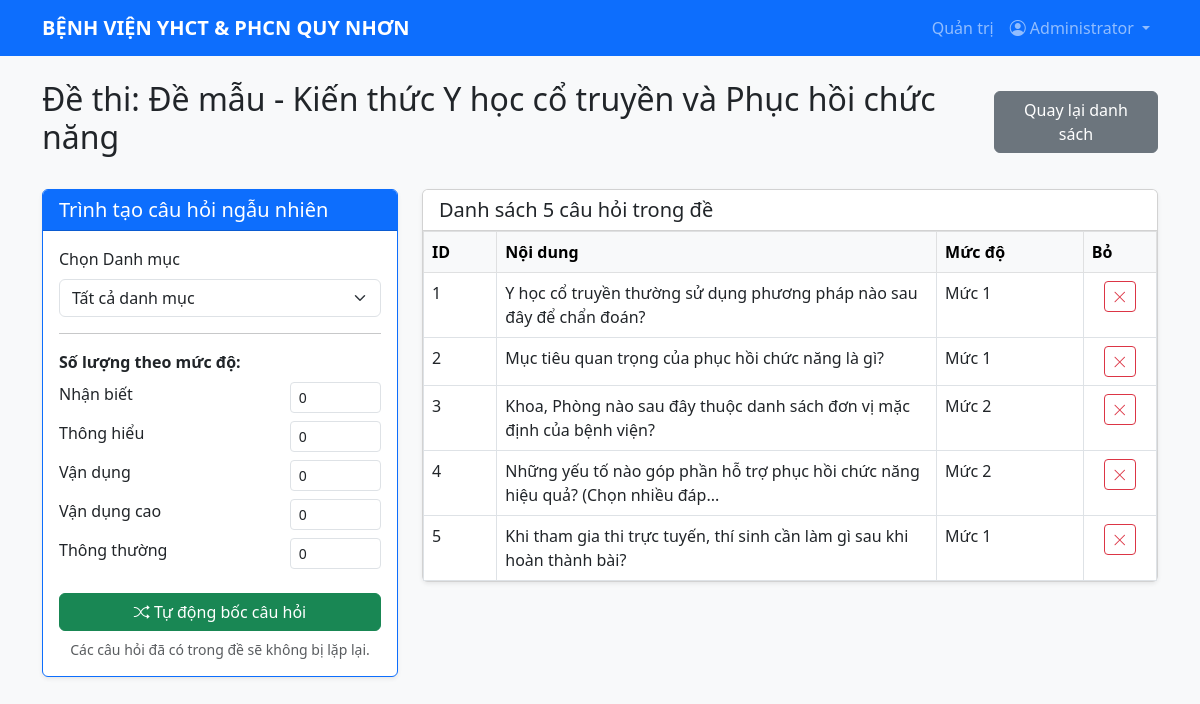
Screenshot of /admin/exam_questions.php?id=1 (signed in) with the database file from the repository.
### tables this page shows
CREATE TABLE site_settings (
    setting_key VARCHAR(100) PRIMARY KEY,
    setting_value VARCHAR(255) NOT NULL,
    updated_at TIMESTAMP NOT NULL DEFAULT CURRENT_TIMESTAMP ON UPDATE CURRENT_TIMESTAMP
);

CREATE TABLE exams (
    id INT UNSIGNED AUTO_INCREMENT PRIMARY KEY,
    title VARCHAR(255) NOT NULL,
    description TEXT NULL,
    start_time DATETIME NULL,
    end_time DATETIME NULL,
    duration_minutes INT UNSIGNED NOT NULL DEFAULT 60,
    shuffle_questions TINYINT(1) NOT NULL DEFAULT 1,
    shuffle_answers TINYINT(1) NOT NULL DEFAULT 1,
    show_results TINYINT(1) NOT NULL DEFAULT 1,
    enable_prediction TINYINT(1) NOT NULL DEFAULT 0,
    attempt_mode TINYINT UNSIGNED NOT NULL DEFAULT 0 COMMENT '0: một lần, 1: nhiều lần, 2: tối đa một lần mỗi ngày',
    created_at TIMESTAMP NOT NULL DEFAULT CURRENT_TIMESTAMP,
    updated_at TIMESTAMP NOT NULL DEFAULT CURRENT_TIMESTAMP ON UPDATE CURRENT_TIMESTAMP,
    KEY idx_exams_schedule (start_time, end_time)
);

CREATE TABLE questions (
    id INT UNSIGNED AUTO_INCREMENT PRIMARY KEY,
    category_id INT UNSIGNED NULL,
    content TEXT NOT NULL,
    type ENUM('single', 'multiple') NOT NULL DEFAULT 'single',
    level ENUM('1', '2', '3', '4', '5') NOT NULL DEFAULT '1' COMMENT '1: Nhận biết, 2: Thông hiểu, 3: Vận dụng, 4: Vận dụng cao, 5: Thông thường',
    created_at TIMESTAMP NOT NULL DEFAULT CURRENT_TIMESTAMP,
    updated_at TIMESTAMP NOT NULL DEFAULT CURRENT_TIMESTAMP ON UPDATE CURRENT_TIMESTAMP,
    KEY idx_questions_category_id (category_id),
    KEY idx_questions_level (level),
    CONSTRAINT fk_questions_category FOREIGN KEY (category_id) REFERENCES categories(id) ON DELETE SET NULL ON UPDATE CASCADE
);

### includes/functions.php (called while the page is built, shortened)
<?php
function h($str) {
    return htmlspecialchars($str ?? '', ENT_QUOTES, 'UTF-8');
}
function getSiteSetting($pdo, $key, $default = '') {
    static $settings = [];
    if (!array_key_exists($key, $settings)) {
        $stmt = $pdo->prepare("SELECT setting_value FROM site_settings WHERE setting_key = ?");
        $stmt->execute([$key]);
        $value = $stmt->fetchColumn();
        $settings[$key] = $value === false ? $default : $value;
    }
    return $settings[$key];
}
function isLoggedIn() {
    return isset($_SESSION['user_id']);
}
function isAdmin() {
    return isset($_SESSION['role']) && $_SESSION['role'] === 'admin';
}
?>

### admin/exam_questions.php (the view, shortened to what this page needs)
<?php
require_once __DIR__ . '/../config/database.php';
require_once __DIR__ . '/../includes/functions.php';
$id = $_GET['id'] ?? null;
$stmt = $pdo->prepare("SELECT * FROM exams WHERE id = ?");
$stmt->execute([$id]);
$exam = $stmt->fetch();
$stmtEq = $pdo->prepare("SELECT q.*, c.name as category_name FROM questions q JOIN exam_questions eq ON q.id = eq.question_id LEFT JOIN categories c ON q.category_id = c.id WHERE eq.exam_id = ?");
$stmtEq->execute([$id]);
$questions = $stmtEq->fetchAll();
require_once __DIR__ . '/../includes/header.php';
?>
<div class="d-flex justify-content-between align-items-center mb-4">
    <h2>Đề thi: <?= h($exam['title']) ?></h2>
    <a href="exams.php" class="btn btn-secondary">Quay lại danh sách</a>
</div>
<div class="row">
    <div class="col-md-4">
        <div class="card shadow-sm mb-4 border-primary">
            <div class="card-header bg-primary text-white">
                <h5 class="mb-0">Trình tạo câu hỏi ngẫu nhiên</h5>
            </div>
            <div class="card-body">
                <form method="POST">
                    <div class="mb-3">
                        <label class="form-label">Chọn Danh mục</label>
                        <select name="category_id" class="form-select">
                            <option value="">Tất cả danh mục</option>
                        </select>
                    </div>
                    <hr>
                    <label class="form-label fw-bold">Số lượng theo mức độ:</label>
                    <div class="row mb-2">
                        <div class="col-8">Nhận biết</div>
                        <div class="col-4"><input type="number" name="l1" class="form-control form-control-sm" min="0" value="0"></div>
                    </div>
                    <div class="row mb-2">
                        <div class="col-8">Thông hiểu</div>
                        <div class="col-4"><input type="number" name="l2" class="form-control form-control-sm" min="0" value="0"></div>
                    </div>
                    <div class="row mb-2">
                        <div class="col-8">Vận dụng</div>
                        <div class="col-4"><input type="number" name="l3" class="form-control form-control-sm" min="0" value="0"></div>
                    </div>
                    <div class="row mb-2">
                        <div class="col-8">Vận dụng cao</div>
                        <div class="col-4"><input type="number" name="l4" class="form-control form-control-sm" min="0" value="0"></div>
                    </div>
                    <div class="row mb-3">
                        <div class="col-8">Thông thường</div>
                        <div class="col-4"><input type="number" name="l5" class="form-control form-control-sm" min="0" value="0"></div>
                    </div>
                    <button type="submit" class="btn btn-success w-100 mt-2"><i class="bi bi-shuffle"></i> Tự động bốc câu hỏi</button>
                    <small class="text-muted d-block mt-2 text-center">Các câu hỏi đã có trong đề sẽ không bị lặp lại.</small>
                </form>
            </div>
        </div>
    </div>
    <div class="col-md-8">
        <div class="card shadow-sm">
            <div class="card-header bg-white d-flex justify-content-between align-items-center">
                <h5 class="mb-0">Danh sách <?= count($questions) ?> câu hỏi trong đề</h5>
            </div>
            <div class="card-body p-0">
                <table class="table table-bordered mb-0">
                    <thead class="table-light">
                        <tr>
                            <th width="10%">ID</th>
                            <th>Nội dung</th>
                            <th width="20%">Mức độ</th>
                            <th width="10%">Bỏ</th>
                        </tr>
                    </thead>
                    <tbody>
                        <?php foreach ($questions as $q): ?>
                        <tr>
                            <td><?= $q['id'] ?></td>
                            <td><?= mb_strimwidth(strip_tags($q['content']), 0, 80, '...') ?></td>
                            <td>Mức <?= $q['level'] ?></td>
                            <td class="text-center">
                                <form method="POST" style="display:inline;">
                                    <button type="submit" class="btn btn-sm btn-outline-danger" title="Loại khỏi đề"><i class="bi bi-x-lg"></i></button>
                                </form>
                            </td>
                        </tr>
                        <?php endforeach; ?>
                    </tbody>
                </table>
            </div>
        </div>
    </div>
</div>
<?php require_once __DIR__ . '/../includes/footer.php'; ?>

### includes/header.php (shortened to what this page needs)
<?php
require_once __DIR__ . '/../config/database.php';
require_once __DIR__ . '/functions.php';
$contestName = getSiteSetting($pdo, 'contest_name', 'BỆNH VIỆN YHCT & PHCN QUY NHƠN');
?>
<!DOCTYPE html>
<html lang="vi">
<head>
    <link href="https://cdn.jsdelivr.net/npm/bootstrap@5.3.0/dist/css/bootstrap.min.css" rel="stylesheet">
    <link rel="stylesheet" href="https://cdn.jsdelivr.net/npm/bootstrap-icons@1.10.5/font/bootstrap-icons.css">
</head>
<body>
<nav class="navbar navbar-expand-lg navbar-dark bg-primary mb-4">
  <div class="container">
    <a class="navbar-brand" href="/index.php"><?= h($contestName) ?></a>
    <div class="collapse navbar-collapse" id="navbarNav">
      <ul class="navbar-nav">
        <?php if (isLoggedIn()): ?>
        <?php if (isAdmin()): ?>
        <li class="nav-item">
          <a class="nav-link" href="/admin/index.php">Quản trị</a>
        </li>
        <?php endif; ?>
        <li class="nav-item dropdown">
          <a class="nav-link dropdown-toggle" href="#" id="navbarDropdown" role="button" data-bs-toggle="dropdown">
            <i class="bi bi-person-circle"></i> <?= h($_SESSION['fullname'] ?? '') ?>
          </a>
        </li>
        <?php endif; ?>
      </ul>
    </div>
  </div>
</nav>
<div class="container">

### includes/header.php (style rules this page uses)
body { background-color: #f8f9fa; }
.navbar-brand { white-space: normal; line-height: 1.2; font-weight: 600; }

### rows the page displays
site_settings: setting_value "BỆNH VIỆN YHCT & PHCN QUY NHƠN"
exams: title "Đề mẫu - Kiến thức Y học cổ truyền và Phục hồi chức năng"
questions: id "1", content "Y học cổ truyền thường sử dụng phương pháp nào sau đây để chẩn đoán?", level "1"
questions: id "2", content "Mục tiêu quan trọng của phục hồi chức năng là gì?", level "1"
questions: id "3", content "Khoa, Phòng nào sau đây thuộc danh sách đơn vị mặc định của bệnh viện?", level "2"
questions: id "4", content "Những yếu tố nào góp phần hỗ trợ phục hồi chức năng hiệu quả? (Chọn nhiều đáp...", level "2"
questions: id "5", content "Khi tham gia thi trực tuyến, thí sinh cần làm gì sau khi hoàn thành bài?", level "1"

### other values shown
$_SESSION['fullname'] "Administrator"
count($questions) "5"
